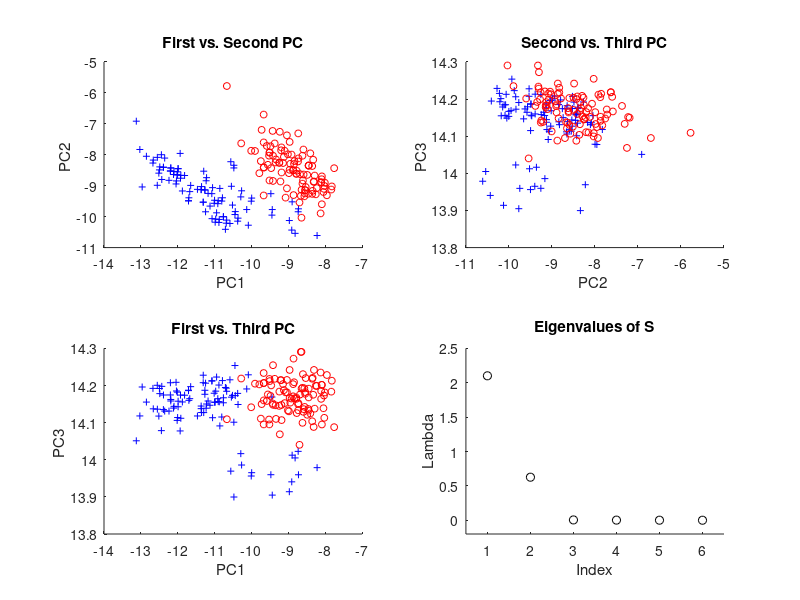

The MATLAB script that drew this image:
% ---------------------------------------------------------------------
% Book:         MVA
% ---------------------------------------------------------------------
% Quantlet:     MVApcabankrescaled
% ---------------------------------------------------------------------
% Description:  MVApcabankrescaled performs a PCA for the Swiss bank 
%               notes ("bank2.dat"), where columns 1, 2, 3, 6 are 
%               rescaled to centimeters and shows the first three 
%               principal components in two-dimensional scatterplots. 
%               Additionally, a screeplot of the eigenvalues is 
%               displayed. 
% ---------------------------------------------------------------------
% Usage:        MVApcabankrescaled
% ---------------------------------------------------------------------
% Inputs:       none
% ---------------------------------------------------------------------
% Output:       PCA for the Swiss bank notes("bank2.dat"), where
%               columns 1, 2, 3, 6 are rescaled to centimeters and 
%               shows the first three principal components in 
%               two-dimensional scatterplots. Additionally, a screeplot 
%               of the eigenvalues is displayed. 
% ---------------------------------------------------------------------
% Example:     
% ---------------------------------------------------------------------
% Author:       Wolfgang Haerdle, Jorge Patron, Vladimir Georgescu, 
%               Song Song
% ---------------------------------------------------------------------
 
% Note: Matlab decomposes matrixes differently from Xplore(MVA book), and
% hence some of the eigenvectors have different signs. This does not change
% the results, but it does change the order of the graph by inverting the
% axes around the origin (Not always, and not necessarily all of the axis;
% it depends on which eigenvectors we choose to plot)
% In this case, the plots are inverted(Compared with plots in the book)     

x=load('bank2.dat');
y=vertcat(ones(100,1),zeros(100,1));
[n p]=size(x);

x(:,1)=x(:,1)/10;
x(:,2)=x(:,2)/10;
x(:,3)=x(:,3)/10;
x(:,6)=x(:,6)/10;

adjust=(n-1)*cov(x)/n;
[v e]=eigs(adjust,p,'la'); % Calculates eigenvalues and eigenvectors and sorts them by size
e1=(e*ones(p,1))';         % Creates column vector of eigenvalues

%Plotting Eigenvalues
nr=1:6;
subplot(2,2,4)
scatter(nr,e1,'k')
xlabel('Index')
ylabel('Lambda')
title('Eigenvalues of S')
xlim([0.5 6.5])
ylim([-0.2 2.5])


x=x*v;
%Plot of the first vs. second PC
subplot(2,2,1)
gscatter(x(:,1),x(:,2),y,'br','+o',5,'off')
xlabel('PC1 ')
ylabel('PC2 ')
title('First vs. Second PC')

%Plot of the second vs. third PC
subplot(2,2,2)
gscatter(x(:,2),x(:,3),y,'br','+o',5,'off')
xlabel('PC2 ')
ylabel('PC3 ')
title('Second vs. Third PC')

%Plot of the first vs. third PC
subplot(2,2,3)
gscatter(x(:,1),x(:,3),y,'br','+o',5,'off')
xlabel('PC1 ')
ylabel('PC3 ')
title('First vs. Third PC')
hold off
